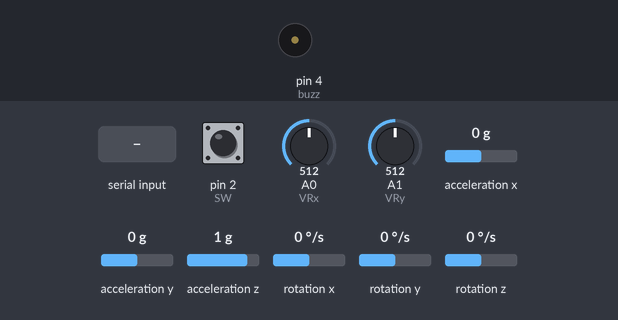
Simulated run of this sketch. Board: Arduino Uno, built with avr-gcc and run on an emulated ATmega328P. Parts: buzzer (waves = sounding). The inputs (shaded band) are chosen by the test bench; at power-on: rotation x 0 °/s, A0 (VRx) = 512, A1 (VRy) = 512, pin 2 (SW) HIGH, acceleration x 0 g, acceleration y 0 g, acceleration z 1 g, rotation y 0 °/s, rotation z 0 °/s. What the sketch prints to the serial monitor is not drawn.

Above: at 1.2 s.
1.3 s: "E" received over Serial
2.9 s: rotation x set to -97 °/s
4.4 s: rotation x set to -108 °/s
6.5 s: A0 (VRx) set to 309
9.5 s: A0 (VRx) set to 285
11.2 s: A1 (VRy) set to 315
12.7 s: A1 (VRy) set to 289
Timing chart, 0 to 15.5 s (numbered marks = the images above; inputs shaded):
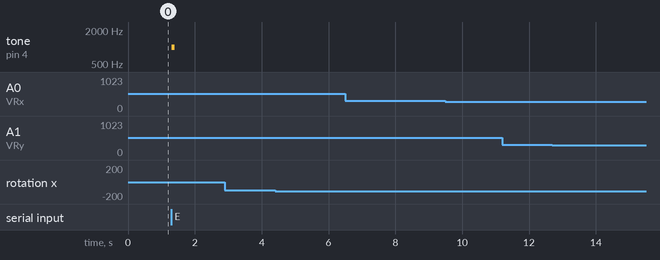

Measured:
- after the input at 1.3 s, tone on pin 4 (buzz): silent → 1000 Hz at once, → silent 0.10 s later
- after the input at 2.9 s, every drawn part: stays the same
- after the input at 4.4 s, every drawn part: stays the same
- after the input at 6.5 s, every drawn part: stays the same
- after the input at 9.5 s, every drawn part: stays the same
- after the input at 11.2 s, every drawn part: stays the same
- after the input at 12.7 s, every drawn part: stays the same

The sketch:

joy.ino
```cpp
//www.elegoo.com
//2016.12.09

#include <MPU6050.h>
#include <Wire.h>

MPU6050 mpu;

//testing getting output from joystick on the arduino
int VRx = A0;
int VRy = A1;
int SW = 2;
int buzz = 4;

int xPosition = 0;
int yPosition = 0;
int SW_state = 0;
int mapX = 0;
int mapY = 0;

int incomingByte = 0;

void setup() {
  // put your setup code here, to run once:
  // initialize serial communication at 9600 bits per second:
  Serial.begin(9600);
  pinMode(VRx, INPUT);
  pinMode(VRy, INPUT);
  pinMode(SW, INPUT_PULLUP);
  pinMode(buzz, OUTPUT);

while(!mpu.begin(MPU6050_SCALE_2000DPS, MPU6050_RANGE_2G))
{    Serial.println("Could not find a valid MPU6050 sensor, check wiring!");
     delay(500);
}

mpu.calibrateGyro();
mpu.setThreshold(3);
checkSettings();
}

void checkSettings() {
Serial.println();

switch(mpu.getClockSource())
{
case MPU6050_CLOCK_KEEP_RESET:     Serial.println("Stops the clock and keeps the timing generator in reset"); break;
case MPU6050_CLOCK_EXTERNAL_19MHZ: Serial.println("PLL with external 19.2MHz reference"); break;
case MPU6050_CLOCK_EXTERNAL_32KHZ: Serial.println("PLL with external 32.768kHz reference"); break;
case MPU6050_CLOCK_PLL_ZGYRO:      Serial.println("PLL with Z axis gyroscope reference"); break;
case MPU6050_CLOCK_PLL_YGYRO:      Serial.println("PLL with Y axis gyroscope reference"); break;
case MPU6050_CLOCK_PLL_XGYRO:      Serial.println("PLL with X axis gyroscope reference"); break;
case MPU6050_CLOCK_INTERNAL_8MHZ:  Serial.println("Internal 8MHz oscillator"); break;
}

Serial.print(" * Gyroscope:         ");
switch(mpu.getScale())
{
case MPU6050_SCALE_2000DPS:        Serial.println("2000 dps"); break;
case MPU6050_SCALE_1000DPS:        Serial.println("1000 dps"); break;
case MPU6050_SCALE_500DPS:         Serial.println("500 dps"); break;
case MPU6050_SCALE_250DPS:         Serial.println("250 dps"); break;
}

}

void joystick() {
  // put your main code here, to run repeatedly:
  //see if joystick idea is correct or not
  xPosition = analogRead(VRx);
  yPosition = analogRead(VRy);
  SW_state = digitalRead(SW);
  //mapX = map(xPosition, 0, 1023, -10, 10);
  //mapY = map(yPosition, 0, 1023, -10, 10);
  if(yPosition >= 800 && yPosition <= 1023){
    Serial.print("W");
    delay(100);
  } else if(xPosition >= 800 && xPosition <= 1023){
    Serial.print("A");
    delay(100);
  } else if(yPosition >= 0 && yPosition <= 300){
    Serial.print("S");
    delay(100);
  } else if(xPosition >= 0 && xPosition <= 300){
    Serial.print("D");
    delay(100);
  }
}

void gyroscope(int xDir, int yDir) {
  if (xDir > 100) {
    Serial.print("D");
    delay(100);
  }

  if (xDir < -100) {
    Serial.print("A");
    delay(100);
  }

  if (yDir > 100) {
    Serial.print("W");
    delay(100);
  }

  if (yDir < -100) {
    Serial.print("S");
    delay(100);
  }
}

void loop() {
if(Serial.available() > 0){
    incomingByte = Serial.read();
    Serial.println(incomingByte);

    if(incomingByte == 'E'){ //read incoming byte, if it is an E buzz
      // the buzzer indicating apple was eaten
      tone(buzz, 1000);
      delay(100);
      noTone(buzz);
    }
  }

      Vector rawGyro = mpu.readRawGyro();
      Vector normGyro = mpu.readNormalizeGyro();

      gyroscope(normGyro.XAxis, normGyro.YAxis);

      joystick();
}
```
